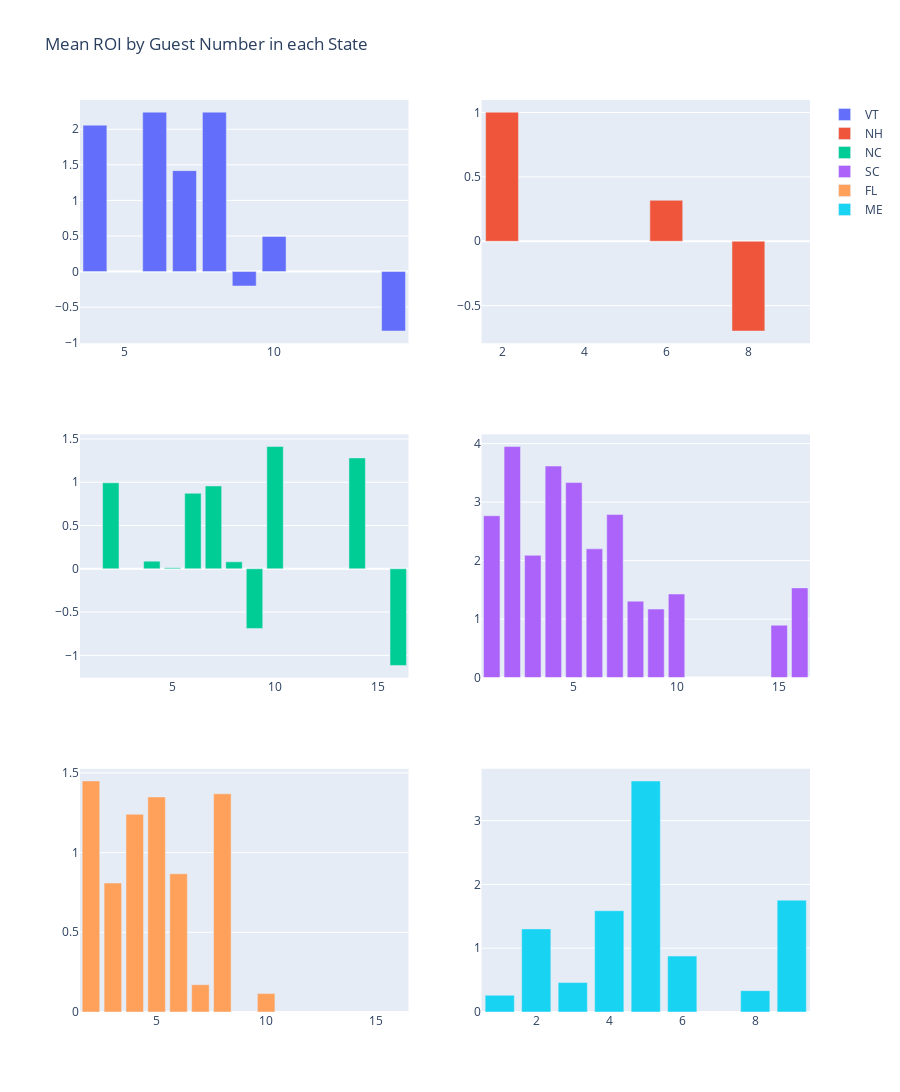

This figure's notebook cell:
### Code cell
from plotly.subplots import make_subplots
import plotly.graph_objects as go

roi_guest_subplots = make_subplots(rows=3, cols=2)

combined_data_vt = combined_data[(combined_data['state_id'] == 'VT')]
combined_data_nh = combined_data[(combined_data['state_id'] == 'NH')]
combined_data_nc = combined_data[(combined_data['state_id'] == 'NC')]
combined_data_sc = combined_data[(combined_data['state_id'] == 'SC')]
combined_data_fl = combined_data[(combined_data['state_id'] == 'FL')]
combined_data_me = combined_data[(combined_data['state_id'] == 'ME')]

combined_data_vt_mean_roi_guest = combined_data_vt.groupby(['guest_no'])['median_ROI'].mean().reset_index()
combined_data_nh_mean_roi_guest = combined_data_nh.groupby(['guest_no'])['median_ROI'].mean().reset_index()
combined_data_nc_mean_roi_guest = combined_data_nc.groupby(['guest_no'])['median_ROI'].mean().reset_index()
combined_data_sc_mean_roi_guest = combined_data_sc.groupby(['guest_no'])['median_ROI'].mean().reset_index()
combined_data_fl_mean_roi_guest = combined_data_fl.groupby(['guest_no'])['median_ROI'].mean().reset_index()
combined_data_me_mean_roi_guest = combined_data_me.groupby(['guest_no'])['median_ROI'].mean().reset_index()


roi_guest_subplots.append_trace(
    go.Bar(x=combined_data_vt_mean_roi_guest['guest_no'],
    y=combined_data_vt_mean_roi_guest['median_ROI'], name="VT"
), row=1, col=1)

roi_guest_subplots.append_trace(go.Bar(
    x=combined_data_nh_mean_roi_guest['guest_no'],
    y=combined_data_nh_mean_roi_guest['median_ROI'], name="NH"
), row=1, col=2)

roi_guest_subplots.append_trace(go.Bar(
    x=combined_data_nc_mean_roi_guest['guest_no'],
    y=combined_data_nc_mean_roi_guest['median_ROI'], name="NC"
), row=2, col=1)

roi_guest_subplots.append_trace(go.Bar(
    x=combined_data_sc_mean_roi_guest['guest_no'],
    y=combined_data_sc_mean_roi_guest['median_ROI'], name="SC"
), row=2, col=2)

roi_guest_subplots.append_trace(go.Bar(
    x=combined_data_fl_mean_roi_guest['guest_no'],
    y=combined_data_fl_mean_roi_guest['median_ROI'], name="FL"
), row=3, col=1)

roi_guest_subplots.append_trace(go.Bar(
    x=combined_data_me_mean_roi_guest['guest_no'],
    y=combined_data_me_mean_roi_guest['median_ROI'], name="ME"
), row=3, col=2)


roi_guest_subplots.update_layout(height = 1100, title_text="Mean ROI by Guest Number in each State", barmode='group')
roi_guest_subplots.show()

### Figure 1 — Plotly figure (JSON) as saved in the notebook; plotly's stock layout.template omitted (floating-point values rounded to 4 significant figures)
{"data": [{"name": "VT", "type": "bar", "x": [4, 6, 7, 8, 9, 10, 14], "xaxis": "x", "y": [2.057, 2.24, 1.418, 2.24, -0.2031, 0.4936, -0.8363], "yaxis": "y"}, {"name": "NH", "type": "bar", "x": [2, 6, 8, 9], "xaxis": "x2", "y": [1.003, 0.3182, -0.6972, null], "yaxis": "y2"}, {"name": "NC", "type": "bar", "x": [1, 2, 4, 5, 6, 7, 8, 9, 10, 14, 16], "xaxis": "x3", "y": [null, 0.9932, 0.0883, 0.01229, 0.8722, 0.9568, 0.08033, -0.6897, 1.412, 1.281, -1.117], "yaxis": "y3"}, {"name": "SC", "type": "bar", "x": [1, 2, 3, 4, 5, 6, 7, 8, 9, 10, 15, 16], "xaxis": "x4", "y": [2.766, 3.949, 2.09, 3.616, 3.333, 2.201, 2.787, 1.307, 1.171, 1.429, 0.8953, 1.533], "yaxis": "y4"}, {"name": "FL", "type": "bar", "x": [2, 3, 4, 5, 6, 7, 8, 10, 16], "xaxis": "x5", "y": [1.449, 0.8088, 1.24, 1.349, 0.8666, 0.1709, 1.368, 0.1157, null], "yaxis": "y5"}, {"name": "ME", "type": "bar", "x": [1, 2, 3, 4, 5, 6, 7, 8, 9], "xaxis": "x6", "y": [0.2625, 1.303, 0.4614, 1.588, 3.623, 0.8772, null, 0.3349, 1.753], "yaxis": "y6"}], "layout": {"barmode": "group", "height": 1100, "title": {"text": "Mean ROI by Guest Number in each State"}, "xaxis": {"anchor": "y", "domain": [0, 0.45]}, "xaxis2": {"anchor": "y2", "domain": [0.55, 1]}, "xaxis3": {"anchor": "y3", "domain": [0, 0.45]}, "xaxis4": {"anchor": "y4", "domain": [0.55, 1]}, "xaxis5": {"anchor": "y5", "domain": [0, 0.45]}, "xaxis6": {"anchor": "y6", "domain": [0.55, 1]}, "yaxis": {"anchor": "x", "domain": [0.7333, 1]}, "yaxis2": {"anchor": "x2", "domain": [0.7333, 1]}, "yaxis3": {"anchor": "x3", "domain": [0.3667, 0.6333]}, "yaxis4": {"anchor": "x4", "domain": [0.3667, 0.6333]}, "yaxis5": {"anchor": "x5", "domain": [0, 0.2667]}, "yaxis6": {"anchor": "x6", "domain": [0, 0.2667]}}}
